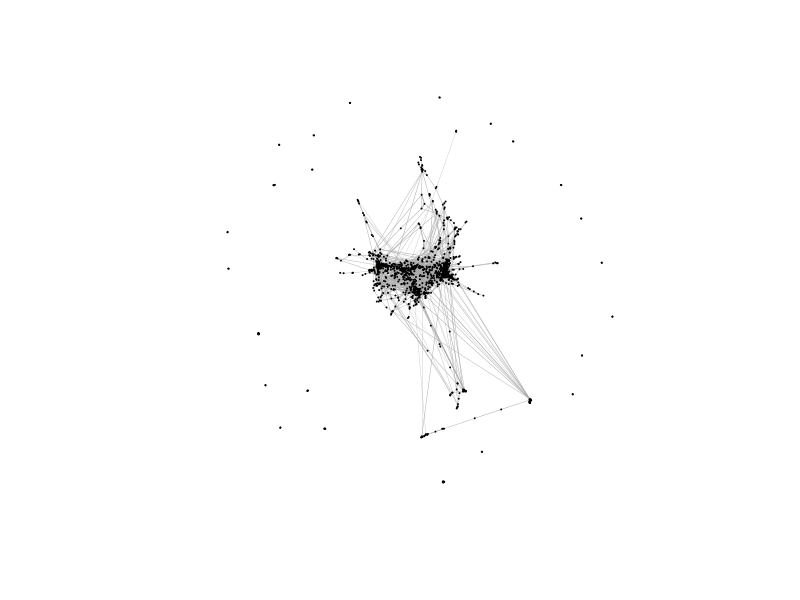

Reproduce this figure in R. (Note: this script raises an error after producing the figure.)
## ---- chunk 1
library(knitr)
library(igraph)
opts_chunk$set(fig.path = "figs/")

# read data
d <- read.csv("edges.csv")
g <- graph.data.frame(d, directed = FALSE)
g <- simplify(g)
b <- read.csv("birthdates.csv")
V(g)$birthdate = as.character(b$birthdate[match(V(g)$name, b$ident)])
l <- read.csv("labels.csv")
V(g)$name = as.character(l$name[match(V(g)$name, l$ident)])
V(g)$label.cex <- 0.5

# define group membership
movement <- c("Larkin, Philip", "Wain, John", "Jennings, Elizabeth", "Davie, Donald", "Enright, D. J.", "Gunn, Thom(son) William", "Holloway, John", "Conquest, (George) Robert (Ackworth)", "Amis, Kingsley")
new_york_school <- c("O'Hara, Frank", "Ashbery, John", "Koch, Kenneth", "Guest, Barbara", "Elmslie, Kenward", "Mathews, Harry", "Schuyler, James", "Berkson, Bill", "Berrigan, Ted", "Padgett, Ron", "Coolidge, Clark", "Harwood, Lee", "Ceravalo, Joseph", "Mayer, Bernadette")
cambridge_school <- c("Prynne, J. H. (Jeremy Halvard)", "James, John", "Mulford, Wendy", "Oliver, Douglas", "Riley, Peter", "Crozier, Andrew", "Forrest-Thomson, Veronica", "Milne, Drew", "Riley, Denise", "Riley, John", "Haslam, Michael", "Lopez, Tony", "Wilkinson, John")
black_mountain <- c("Olson, Charles", "Creeley, Robert", "Duncan, Robert", "Dorn, Edward", "Oppenheimer, Joel", "Wieners, John", "Williams, Jonathan", "Blackburn, Paul", "Eigner, Larry", "Levertov, Denise")
language <- c("Andrews, Bruce", "Bernstein, Charles", "Hejinian, Lyn", "Watten, Barrett", "Silliman, Ron", "Harryman, Carla")

# general community detection algorithm
algo <- function(graph, cutoff, algorithm, step_limit, lower_limit) {
    wei <- delete.edges(graph, which(E(graph)$weight < cutoff))
    wei <- delete.vertices(wei, which(degree(wei) < 1))
    if (algorithm == "*Walktrap*") {
        com <- walktrap.community(wei, weights = E(wei)$weight, steps = step_limit)
    } else if (algorithm == "*Edge Betweenness*") {
        com <- edge.betweenness.community(wei, weights = E(wei)$weight)
    } else if (algorithm == "*Fast Greedy*") { 
        com <- fastgreedy.community(wei, weights = E(wei)$weight)
    } else if (algorithm == "*Label Propagation*") {
        com <- label.propagation.community(wei, weights = E(wei)$weight)
    } else if (algorithm == "*Spinglass*") {
        com <- spinglass.community(wei, weights = E(wei)$weight, spins = 25)
    }
    communities <- delete.edges(wei, E(wei)[crossing(com, wei)])
    communities <- delete.vertices(communities, which(degree(communities) < 2))
    clus <- clusters(communities)
    communities <- delete.vertices(communities, which(clus$membership %in% which(clus$csize < lower_limit)))
    return(communities)
}

# scoring function
test <- function(group, graph) {
    clus <- clusters(graph)
    intersects <- numeric(length(clus$membership))
    diffs <- numeric(length(clus$membership))
    for (i in clus$membership){
        guess <- V(graph)[clus$membership == i]$name 
        intersects[i] <- length(intersect(group, guess))
        if (length(guess) <= intersects[i]) {
            diffs[i] <- 0 
        } else {
            diffs[i] <- length(guess) - intersects[i]
        }
    }
    score <- NULL
    score$hits <- max(intersects)
    score$size <- length(group)
    score$misses <- as.integer(diffs[which.max(intersects)])
    score$score <- round(score$hits / (score$size + score$misses), digits = 2)
    return(score)
}

# multiple scoring function for optimisation tables (hacky)
bulk_test <- function(graph, cutoff, algorithm) {
    communities <- algo(graph, cutoff, algorithm, step_limit, lower_limit)
    results <- c(cutoff, test(movement, communities)$score, test(new_york_school, communities)$score, test(cambridge_school, communities)$score, test(black_mountain, communities)$score, test(language, communities)$score)
    scores <- results[-1]
    average <- round(Reduce("+",scores)/length(scores), digits = 2)
    results[[length(results)+1]] <- average
    return(results)
}

# optimisation table function (ditto)
optimise <- function(algorithm) {
    table <- do.call(rbind, list(bulk_test(chr, 0.6, algorithm), bulk_test(chr, 0.65, algorithm), bulk_test(chr, 0.7, algorithm), bulk_test(chr, 0.75, algorithm), bulk_test(chr, 0.8, algorithm), bulk_test(chr, 0.85, algorithm), bulk_test(chr, 0.9, algorithm), bulk_test(chr, 0.95, algorithm)))
    return(kable(table, align = "c", col.names = c("Weight cutoff", "*Mov.*", "*N.Y. Sch.*", "*Cam. Sch.*", "*Bl. Mntn.*", "*Lang. Po.*", "Average"), caption = paste("Scores for ", algorithm, " with various weight cutoffs")))
}
## ---- chunk 2
plot(g, layout = layout.drl, vertex.label = NA, vertex.size = 0.01, edge.width = E(g)$weight / 2)
## ---- chunk 3
chr <- induced.subgraph(graph = g, vids = which(as.integer(V(g)$birthdate) >= start_date & as.integer(V(g)$birthdate) <= end_date))
clus <- clusters(chr)
main <- max(lengths(clus)) / 2
chr <- delete.vertices(chr, which(clus$membership %in% which(clus$csize < main)))
wei <- delete.edges(chr, which(E(chr)$weight < cutoff))
wei <- delete.vertices(wei, which(degree(wei) < 1))
plot(wei, layout = layout.fruchterman.reingold, vertex.size = 0.01, edge.width = E(wei)$weight)
## ---- chunk 4
wtl <- algo(chr, cutoff, "*Walktrap*", step_limit, lower_limit)
mov$wtl <- test(movement, wtl)
ny$wtl <- test(new_york_school, wtl)
cam$wtl <- test(cambridge_school, wtl)
bm$wtl <- test(black_mountain, wtl)
lp$wtl <- test(language, wtl)
plot(wtl, layout=layout.fruchterman.reingold, vertex.size=0.01, edge.width = E(wei)$weight)
## ---- chunk 5
wtt <- algo(chr, cutoff, "*Walktrap*", step_limit, lower_limit)
mov$wtt <- test(movement, wtt)
ny$wtt <- test(new_york_school, wtt)
cam$wtt <- test(cambridge_school, wtt)
bm$wtt <- test(black_mountain, wtt)
lp$wtt <- test(language, wtt)
plot(wtt, layout=layout.fruchterman.reingold, vertex.size=0.01, edge.width = E(wei)$weight)
## ---- chunk 6
optimise("*Walktrap*")
#optimise("*Fast Greedy*")
#optimise("*Edge Betweenness*")
#optimise("*Label Propagation*")
#optimise("*Spinglass*")
